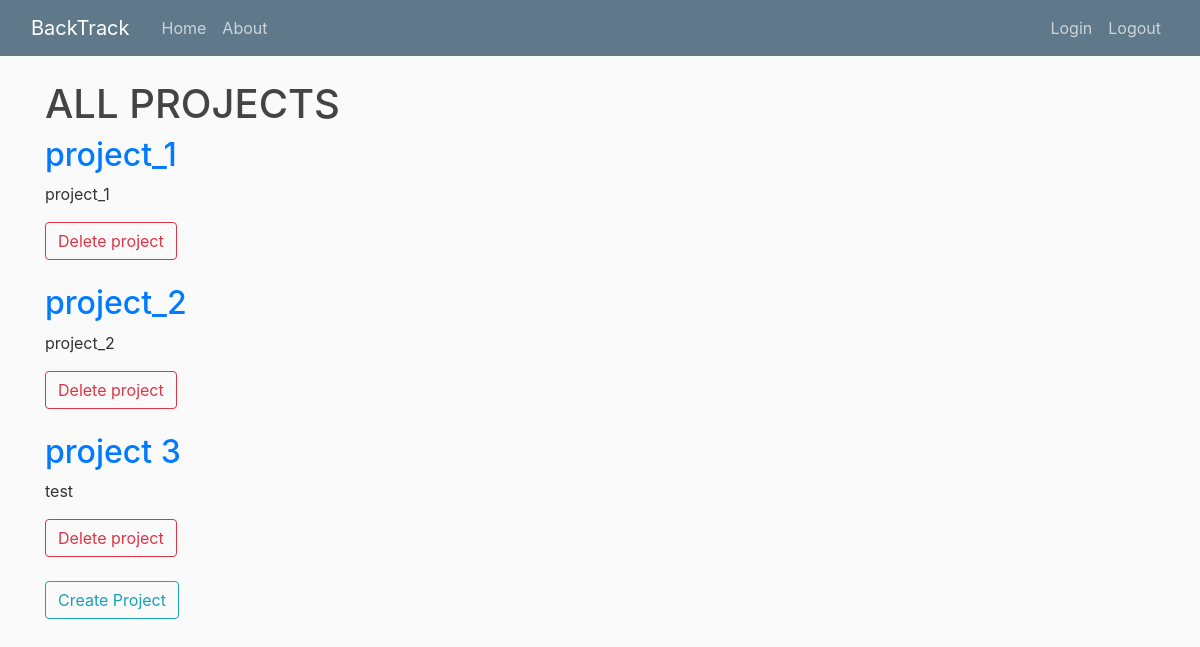
The page / on the database its author committed.
### project/models.py (models this page shows, shortened)
class Project(models.Model):
	title = models.CharField(max_length=20, unique=True)
	details = models.TextField()
	slug = models.SlugField(unique=True, default="")

### project/views.py (the view)
# urls.py: path('', ProjectListView.as_view(), name='project-home'),
class ProjectListView(ListView):
	model = Project
	template_name = 'project/home.html'
	context_object_name = 'projects'

### templates/project/home.html
{% extends "base_noSidebar.html" %}
{% block content %}
<h1>ALL PROJECTS</h1>
{% for project in projects %}
	<h2><a href="{% url 'productBacklog-home' project.slug %}">{{ project.title }}</a></h2>
	<p align="justify">{{ project.details }}</p>
	<a class="btn btn-outline-danger" href="{% url 'project-delete' project.slug %}">Delete project</a>
	<br/>
	<br/>
{% endfor %}
<a class="btn btn-outline-info" href="{% url 'project-create' %}">Create Project</a>
{% endblock content %}

### productBacklog/static/PBI/main.css (style rules this page uses)
body { background: #fafafa; color: #333333; margin-top: 5rem; }
h1, h2, h3, h4, h5, h6 { color: #444444; }

### rows shown on the page
Project: title "project_1", details "project_1"
Project: title "project_2", details "project_2"
Project: title "project 3", details "test"
